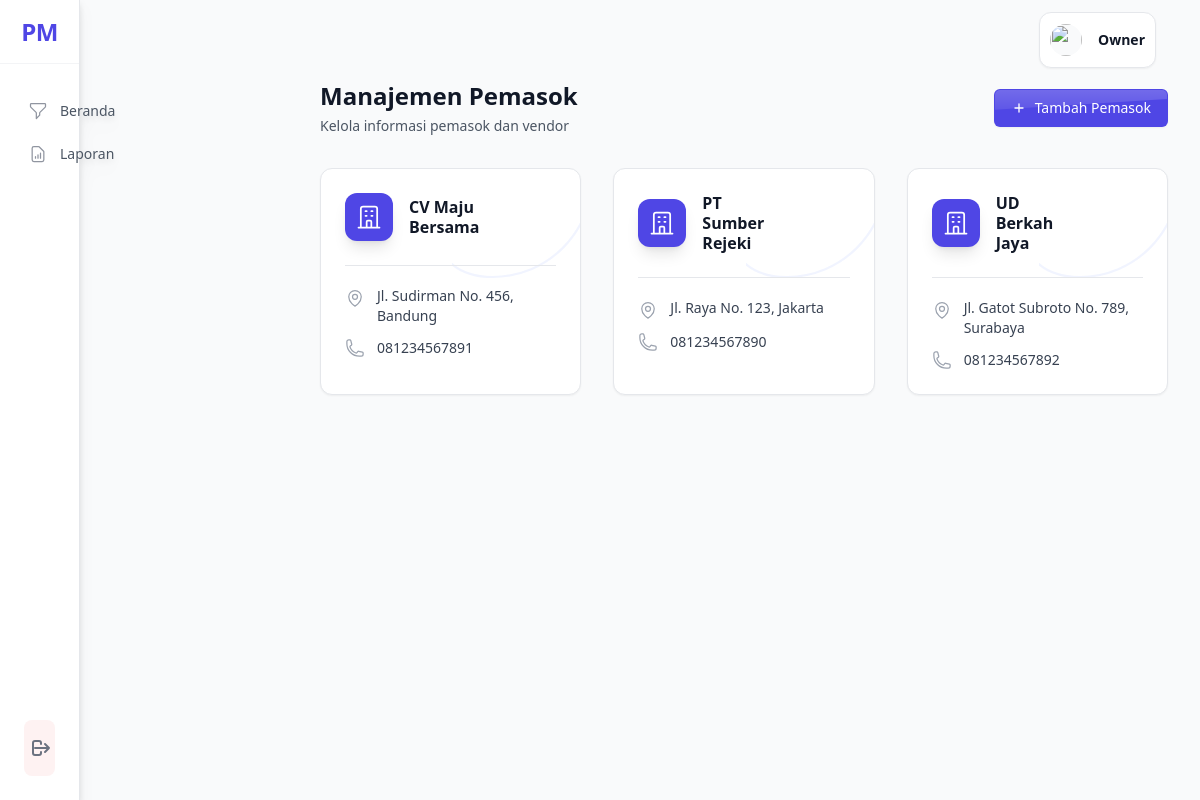
The page /pages/suppliers.php (signed in) on the database its author committed.
### tables this page shows
CREATE TABLE IF NOT EXISTS pengguna (
    id_pengguna INT PRIMARY KEY AUTO_INCREMENT,
    nama VARCHAR(30) NOT NULL,
    jabatan VARCHAR(30) NOT NULL CHECK (jabatan IN ('Admin', 'Owner')),
    email VARCHAR(30) UNIQUE NOT NULL,
    password VARCHAR(255) NOT NULL,
    created_at TIMESTAMP DEFAULT CURRENT_TIMESTAMP,
    updated_at TIMESTAMP DEFAULT CURRENT_TIMESTAMP
);

CREATE TABLE IF NOT EXISTS supplier (
    id_supplier INT PRIMARY KEY AUTO_INCREMENT,
    nama_supplier VARCHAR(30) NOT NULL,
    no_tlp VARCHAR(15),
    alamat VARCHAR(100),
    created_at TIMESTAMP DEFAULT CURRENT_TIMESTAMP,
    updated_at TIMESTAMP DEFAULT CURRENT_TIMESTAMP
);

### includes/functions.php (called while the page is built, shortened)
<?php
class Database
{
    private $host = DB_HOST;
    private $db_name = DB_NAME;
    private $username = DB_USER;
    private $password = DB_PASS;
    public function getConnection()
    {
        $this->conn = null;
        try {
            if ($this->host === 'localhost' || $this->host === '127.0.0.1') {
                $dsn = "mysql:unix_socket=/Applications/XAMPP/xamppfiles/var/mysql/mysql.sock;dbname=" . $this->db_name;
            } else {
                $dsn = "mysql:host=" . $this->host . ";dbname=" . $this->db_name;
            }
            $this->conn = new PDO($dsn, $this->username, $this->password);
            $this->conn->exec("set names utf8");
            $this->conn->setAttribute(PDO::ATTR_ERRMODE, PDO::ERRMODE_EXCEPTION);
        } catch (PDOException $exception) {
            echo "Connection error: " . $exception->getMessage();
        }
        return $this->conn;
    }
}
function isLoggedIn()
{
    return isset($_SESSION['user_id']) && !empty($_SESSION['user_id']);
}
function getCurrentUser()
{
    $database = new Database();
    $db = $database->getConnection();
    $query = "SELECT id_pengguna, nama, jabatan, email FROM pengguna WHERE id_pengguna = :id";
    $stmt = $db->prepare($query);
    $stmt->bindParam(':id', $_SESSION['user_id']);
    $stmt->execute();
    return $stmt->fetch(PDO::FETCH_ASSOC);
}

### pages/suppliers.php (the view, shortened to what this page needs)
<?php
require_once dirname(__DIR__) . '/includes/functions.php';
$database = new Database();
$db = $database->getConnection();
$query = "SELECT id_supplier, nama_supplier, no_tlp, alamat
          FROM supplier
          ORDER BY nama_supplier ASC";
$stmt = $db->prepare($query);
$stmt->execute();
$suppliers = $stmt->fetchAll(PDO::FETCH_ASSOC);
include dirname(__DIR__) . '/components/header.php';
?>
<div class="fade-in">
    <div class="mb-8">
        <div class="flex items-center justify-between">
            <div>
                <h1 class="text-2xl font-bold text-gray-900">Manajemen Pemasok</h1>
                <p class="mt-1 text-sm text-gray-600">Kelola informasi pemasok dan vendor</p>
            </div>
            <button onclick="openAddModal()" class="enhanced-button inline-flex items-center px-4 py-2 border border-transparent text-sm font-medium rounded-md shadow-sm text-white bg-indigo-600 hover:bg-indigo-700 focus:outline-none focus:ring-2 focus:ring-offset-2 focus:ring-indigo-500 transition-colors duration-200">
                <svg class="w-4 h-4 mr-2" fill="none" stroke="currentColor" viewBox="0 0 24 24">
                    <path stroke-linecap="round" stroke-linejoin="round" stroke-width="2" d="M12 6v6m0 0v6m0-6h6m-6 0H6"></path>
                </svg>
                Tambah Pemasok
            </button>
        </div>
    </div>
    <div class="grid grid-cols-1 md:grid-cols-2 lg:grid-cols-3 gap-8">
        <?php if (empty($suppliers)): ?>
            <div class="col-span-full">
                <div class="text-center py-16 bg-white rounded-xl shadow-lg border border-gray-100">
                    <svg class="mx-auto h-16 w-16 text-gray-400 animate-pulse" fill="none" viewBox="0 0 24 24" stroke="currentColor">
                        <path stroke-linecap="round" stroke-linejoin="round" stroke-width="2" d="M19 21V5a2 2 0 00-2-2H7a2 2 0 00-2 2v16m14 0h2m-2 0h-5m-9 0H3m2 0h5M9 7h1m-1 4h1m4-4h1m-1 4h1m-5 10v-5a1 1 0 011-1h2a1 1 0 011 1v5m-4 0h4" />
                    </svg>
                    <h3 class="mt-4 text-lg font-semibold text-gray-900">No suppliers found</h3>
                    <p class="mt-2 text-sm text-gray-500">Get started by adding your first supplier.</p>
                    <div class="mt-8">
                        <button onclick="openAddModal()" class="inline-flex items-center px-6 py-3 border border-transparent text-base font-medium rounded-full shadow-sm text-white bg-primary-600 hover:bg-primary-700 focus:outline-none focus:ring-2 focus:ring-offset-2 focus:ring-primary-500 transform hover:scale-105 transition-all duration-200">
                            <svg class="w-5 h-5 mr-2" fill="none" stroke="currentColor" viewBox="0 0 24 24">
                                <path stroke-linecap="round" stroke-linejoin="round" stroke-width="2" d="M12 6v6m0 0v6m0-6h6m-6 0H6"></path>
                            </svg>
                            Add First Supplier
                        </button>
                    </div>
                </div>
            </div>
        <?php else: ?>
            <?php foreach ($suppliers as $supplier): ?>
                <div class="group relative bg-white border border-gray-200 rounded-xl shadow-sm transition-all duration-300 hover:shadow-lg hover:border-indigo-400 overflow-hidden">
                    <div class="absolute top-0 right-0 -mt-8 -mr-8 w-40 h-40">
                        <svg class="w-full h-full text-indigo-50 opacity-80" fill="none" viewBox="0 0 144 144" xmlns="http://www.w3.org/2000/svg">
                            <path d="M126 36.5c0 49.426-40.074 89.5-89.5 89.5S-23 85.926-23 36.5-63.074-53-13.5-53S126-12.926 126 36.5z" stroke="currentColor" stroke-width="2"></path>
                        </svg>
                    </div>
                    <div class="relative p-6 z-10">
                        <div class="flex items-start justify-between">
                            <div class="flex items-center">
                                <div class="flex-shrink-0 h-12 w-12 rounded-xl bg-indigo-600 shadow-lg flex items-center justify-center">
                                    <svg class="h-7 w-7 text-white" fill="none" viewBox="0 0 24 24" stroke="currentColor">
                                        <path stroke-linecap="round" stroke-linejoin="round" stroke-width="1.5" d="M19 21V5a2 2 0 00-2-2H7a2 2 0 00-2 2v16m14 0h2m-2 0h-5m-9 0H3m2 0h5M9 7h1m-1 4h1m4-4h1m-1 4h1m-5 10v-5a1 1 0 011-1h2a1 1 0 011 1v5m-4 0h4" />
                                    </svg>
                                </div>
                                <div class="ml-4">
                                    <h3 class="text-base font-bold text-gray-900 leading-tight"><?php echo htmlspecialchars($supplier['nama_supplier']); ?></h3>
                                </div>
                            </div>
                        </div>
                        <div class="mt-6 border-t border-gray-200 pt-5 space-y-3">
                            <div class="flex items-start text-sm">
                                <span class="text-gray-700 font-medium"><?php echo htmlspecialchars($supplier['alamat']); ?></span>
                            </div>
                            <div class="flex items-center text-sm">
                                <span class="text-gray-700 font-medium"><?php echo htmlspecialchars($supplier['no_tlp'] ?? 'Tidak ada nomor'); ?></span>
                            </div>
                        </div>
                    </div>
                </div>
            <?php endforeach; ?>
        <?php endif; ?>
    </div>
</div>
<?php
include dirname(__DIR__) . '/components/footer.php';
?>

### components/header.php (shortened to what this page needs)
<!DOCTYPE html>
<html lang="id" class="h-full bg-gray-50">
<head>
    <script src="https://cdn.tailwindcss.com"></script>
    <link rel="stylesheet" href="<?php echo BASE_URL; ?>/assets/css/custom.css">
    <link rel="stylesheet" href="<?php echo BASE_URL; ?>/assets/css/style.css">
    <link rel="stylesheet" href="<?php echo BASE_URL; ?>/assets/css/header.css">
    <link rel="stylesheet" href="<?php echo BASE_URL; ?>/assets/css/navigation.css">
</head>
<body class="h-full">
    <div x-data="{ sidebarOpen: false }" class="min-h-full">
        <?php if (isLoggedIn()): ?>
                                <?php include __DIR__ . '/navigation.php'; ?>
            <aside class="hidden lg:fixed lg:inset-y-0 lg:z-50 lg:flex lg:w-20 xl:w-64 lg:flex-col bg-white border-r border-gray-200 drop-shadow-lg">
                <div class="flex flex-col h-full">
                    <div class="flex items-center justify-center h-16 border-b border-gray-100">
                        <span class="text-2xl font-extrabold text-indigo-600 tracking-tight xl:hidden block">PM</span>
                    </div>
                    <nav class="flex-1 flex flex-col py-4 px-2 xl:px-4 gap-y-2">
                        <?php include __DIR__ . '/navigation.php'; ?>
                    </nav>
                    <div class="mt-auto p-2 m-6 rounded-lg flex flex-col items-center xl:items-center bg-red-50">
                        <a href="<?php echo BASE_URL; ?>/auth/logout.php" class="flex items-center text-center justify-center gap-1 px-3 py-2 rounded-lg text-gray-500  hover:text-red-600 transition w-12 xl:w-32">
                            <svg class="h-6 w-6 mx-auto" fill="none" stroke="currentColor" stroke-width="2" viewBox="0 0 24 24">
                                <path stroke-linecap="round" stroke-linejoin="round" d="M17 16l4-4m0 0l-4-4m4 4H7m6 4v1a2 2 0 01-2 2H7a2 2 0 01-2-2V7a2 2 0 012-2h4a2 2 0 012 2v1" />
                            </svg>
                        </a>
                    </div>
                </div>
            </aside>
            <div class="lg:pl-72">
                <div class="sticky top-0 z-40 flex h-20 shrink-0 items-center gap-x-4 px-4 sm:gap-x-6 sm:px-6 lg:px-8">
                    <div class="flex flex-1 gap-x-4 self-stretch lg:gap-x-6">
                        <div class="relative flex flex-1">
                        </div>
                        <div class="flex items-center gap-x-2 lg:gap-x-4 bg-white border border-gray-200 rounded-xl shadow-sm p-2.5 text-gray-300 backdrop-blur-md  m-3">
                            <div class="relative" x-data="{ open: false }">
                                <button @click="open = !open" type="button" class="-m-1.5 flex items-center p-1.5">
                                    <img class="h-8 w-8 rounded-full bg-gray-50" src="https://images.unsplash.com/photo-1472099645785-5658abf4ff4e?ixlib=rb-1.2.1&ixid=eyJhcHBfaWQiOjEyMDd9&auto=format&fit=facearea&facepad=2&w=256&h=256&q=80" alt="">
                                    <span class="hidden lg:flex lg:items-center">
                                        <span class="ml-4 text-sm font-semibold leading-6 text-gray-900" aria-hidden="true"><?php echo htmlspecialchars(getCurrentUser()['nama']); ?></span>
                                    </span>
                                </button>
                            </div>
                        </div>
                    </div>
                </div>
                <main>
                    <div class="px-4 sm:px-6 lg:px-8">
                    <?php else: ?>
                        <main class="flex min-h-full flex-col justify-center py-12 sm:px-6 lg:px-8">
                            <div class="sm:mx-auto sm:w-full sm:max-w-md">
                            <?php endif; ?>

### assets/css/custom.css (style rules this page uses)
.enhanced-button { position: relative; overflow: hidden; transition: all 0.3s ease; transform: translateY(0); }
.enhanced-button::after { content: ''; position: absolute; width: 100%; height: 100%; top: 0; left: 0; background: linear-gradient(rgba(255,255,255,0.2), transparent); clip-path: polygon(0 0, 100% 0, 100% 25%, 0 55%); transition: 0.3s; }

### assets/css/style.css (style rules this page uses)
.fade-in { animation: fadeIn 0.5s ease-in; }
html { scroll-behavior: smooth; }

### assets/css/navigation.css (style rules this page uses)
:root { --nav-primary: #4F46E5; --nav-primary-light: #6366F1; --nav-hover-bg: rgba(99, 102, 241, 0.04); --nav-active-bg: rgba(79, 70, 229, 0.1); --nav-text: #4B5563; --nav-text-light: #6B7280; }

### rows shown on the page
pengguna: nama "Owner"
supplier: nama_supplier "CV Maju Bersama", alamat "Jl. Sudirman No. 456, Bandung", no_tlp "081234567891"
supplier: nama_supplier "PT Sumber Rejeki", alamat "Jl. Raya No. 123, Jakarta", no_tlp "081234567890"
supplier: nama_supplier "UD Berkah Jaya", alamat "Jl. Gatot Subroto No. 789, Surabaya", no_tlp "081234567892"

### other values the page prints
$item['name'] "Beranda"
$item['name'] "Laporan"
